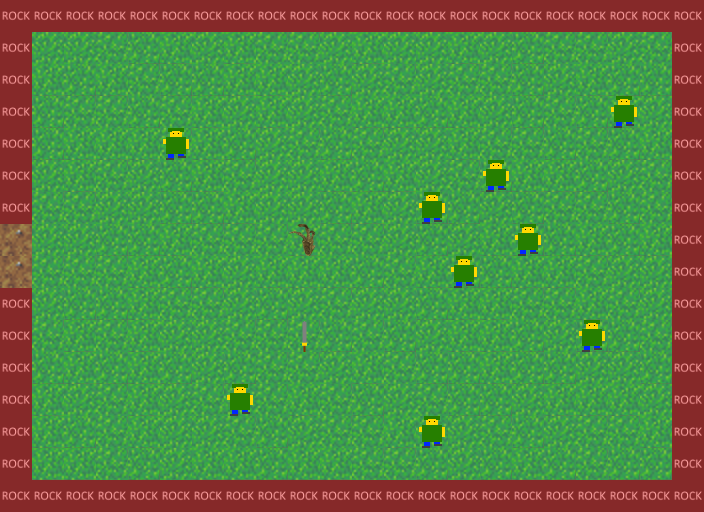

This game map was drawn from its Tiled (.tmx) file and the tilesets committed beside it. A one-line description and the trimmed map source follow:
An orthogonal 22x16 tile map with 32x32 px tiles, 4 tile layers (background, blocked, portal, objects), 8 tilesets.

<map version="1.0" orientation="orthogonal" renderorder="right-down" width="22" height="16" tilewidth="32" tileheight="32">
 <tileset firstgid="1" name="grass-tiles-2-small" tilewidth="32" tileheight="32">
  <image source="../grass-tiles-2-small.png" width="384" height="192" />
  <tile id="6">
   <properties>
    <property name="target" value="house" />
    <property name="x" value="20" />
    <property name="y" value="7.5" />
   </properties>
  </tile>
 </tileset>
 <tileset firstgid="73" name="rock" tilewidth="32" tileheight="32">
  <image source="../rock.png" width="32" height="32" />
 </tileset>
 <tileset firstgid="74" name="frt1" tilewidth="32" tileheight="32">
  <image source="../frt1.png" width="32" height="32" />
  <tile id="0">
   <properties>
    <property name="file" value="res/mobs/mob.xml" />
   </properties>
  </tile>
 </tileset>
 <tileset firstgid="75" name="sword" tilewidth="32" tileheight="32">
  <image source="../sword.png" width="32" height="32" />
  <tile id="0">
   <properties>
    <property name="file" value="res/items/sword.xml" />
   </properties>
  </tile>
 </tileset>
 <tileset firstgid="76" name="block" tilewidth="32" tileheight="32">
  <image source="../block.png" trans="ff00ff" width="32" height="32" />
  <tile id="0">
   <properties>
    <property name="blocked" value="true" />
   </properties>
  </tile>
 </tileset>
 <tileset firstgid="77" name="goldenClaw" tilewidth="32" tileheight="32">
  <image source="../goldenClaw.png" trans="ff00ff" width="32" height="32" />
  <tile id="0">
   <properties>
    <property name="file" value="res/items/goldenClaw.xml" />
   </properties>
  </tile>
 </tileset>
 <tileset firstgid="78" name="fastBoots" tilewidth="32" tileheight="32">
  <image source="../fastBoots.png" trans="ff00ff" width="32" height="32" />
  <tile id="0">
   <properties>
    <property name="file" value="res/fastBoots.xml" />
   </properties>
  </tile>
 </tileset>
 <tileset firstgid="79" name="lft1" tilewidth="32" tileheight="32">
  <image source="../lft1.png" trans="ff00ff" width="32" height="32" />
  <tile id="0">
   <properties>
    <property name="file" value="res/items/player.xml" />
   </properties>
  </tile>
 </tileset>
 <layer name="background" width="22" height="16">
  <data>[352 cells, 352 non-empty, 5 distinct tile ids]</data>
 </layer>
 <layer name="blocked" width="22" height="16">
  <data>[352 cells, 70 non-empty, 1 distinct tile ids]</data>
 </layer>
 <layer name="portal" width="22" height="16">
  <data>[352 cells, 2 non-empty, 1 distinct tile ids]</data>
 </layer>
 <layer name="objects" width="22" height="16">
  <data>[352 cells, 11 non-empty, 3 distinct tile ids]</data>
 </layer>
</map>
